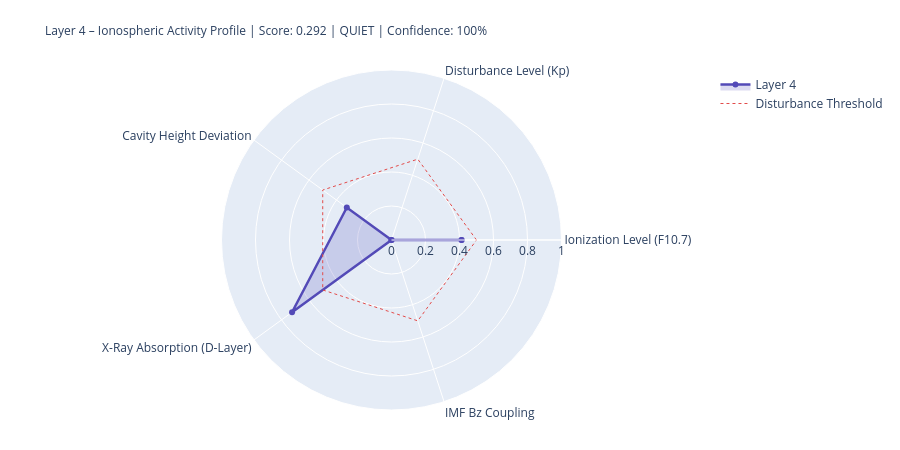

Source (notebook cell):
### Markdown cell above
---
## 4. State Assessment & Handoff to Layer 5

### Code cell
# ============================================================
# LAYER-4-SCORE
# ============================================================

COMPONENTS = {
    'Ionization Level (F10.7)':    {'score': ioniz,       'source': 'primary' if f107_now else 'from_layer0', 'dynamic': True},
    'Disturbance Level (Kp)':          {'score': disturb,     'source': 'primary' if kp_now   else 'from_layer0', 'dynamic': True},
    'Cavity Height Deviation':    {'score': h_dev,       'source': 'derived',                                'dynamic': True},
    'X-Ray Absorption (D-Layer)':{'score': xray_ioniz,  'source': 'primary' if xray_now else 'missing',     'dynamic': True},
    'IMF Bz Coupling':             {'score': bz_coupling, 'source': 'primary' if bz_now   else 'from_layer0', 'dynamic': True},
}

available    = {k: v['score'] for k, v in COMPONENTS.items() if v['score'] is not None}
unavailable  = [k for k, v in COMPONENTS.items() if v['score'] is None]
layer4_score = round(sum(available.values()) / len(available), 4) if available else None
confidence   = round(len(available) / len(COMPONENTS), 2)
level = ('unknown' if layer4_score is None
         else 'quiet'   if layer4_score < 0.3
         else 'moderate' if layer4_score < 0.6
         else 'active')
dominant_l4 = max(available, key=available.get) if available else 'none'

# Resonance delta for Schumann SR-1
sr1_ref = schumann_freq(1, 80.0)
sr1_now = schumann_freq(1, h_eff)
sr1_delta_mhz = (sr1_now - sr1_ref) * 1000

# Propagation conditions
prop_cond = ('disturbed'   if kp_val > 4
             else 'unsettled' if kp_val > 2
             else 'normal')
if xray_class in ['X', 'M']:
    prop_cond = 'Radio-Blackout moeglich'

W = 68
print('=' * W)
print('LAYER 4 – IONOSPHERE – STATE ASSESSMENT')
print('=' * W)
for name, comp in COMPONENTS.items():
    s = comp['score']
    if s is not None:
        bar = '█' * int(s * 20) + '░' * (20 - int(s * 20))
        print(f'  {name:<36} {bar}  {s:.3f}  [{comp["source"]}]')
    else:
        print(f'  {name:<36} {"─" * 20}  n/a   [missing]')
print('-' * W)
print(f'  Score:          {layer4_score:.3f}  ({len(available)}/{len(COMPONENTS)} components)')
print(f'  Confidence:     {confidence:.0%}')
print(f'  Level:          {level.upper()}')
print(f'  Dominant:       {dominant_l4}')
print(f'  Cavity height:  {h_eff:.1f} km  (Ref: 80.0 km)')
print(f'  SR-1:           {sr1_now:.3f} Hz  (Δ {sr1_delta_mhz:+.1f} mHz vs. ref)')
print(f'  Propagation:    {prop_cond}')
print(f'  X-Ray:          {xray_class}-class  ({xray_now:.2e} W/m²)' if xray_now else '  X-Ray:          n/a')
print('=' * W)

# Radar
cats   = list(available.keys())
vals_r = list(available.values())
if len(cats) >= 3:
    fig = go.Figure()
    fig.add_trace(go.Scatterpolar(
        r=vals_r + [vals_r[0]], theta=cats + [cats[0]],
        fill='toself', fillcolor='rgba(83,74,183,0.20)',
        line=dict(color='#534AB7', width=2.5), name='Layer 4'
    ))
    fig.add_trace(go.Scatterpolar(
        r=[0.5] * (len(cats)+1), theta=cats + [cats[0]],
        line=dict(color='#E24B4A', dash='dot', width=1),
        mode='lines', name='Disturbance Threshold'
    ))
    fig.update_layout(
        title=dict(
            text=f'Layer 4 – Ionospheric Activity Profile | Score: {layer4_score:.3f} | {level.upper()} | Confidence: {confidence:.0%}',
            font=dict(size=12)
        ),
        polar=dict(radialaxis=dict(visible=True, range=[0, 1])),
        height=450, showlegend=True,
        margin=dict(l=80, r=80, t=70, b=40)
    )
    fig.show()

### Figure 1 — Plotly figure (JSON) as saved in the notebook; plotly's stock layout.template omitted (floating-point values rounded to 4 significant figures)
{"data": [{"fill": "toself", "fillcolor": "rgba(83,74,183,0.20)", "line": {"color": "#534AB7", "width": 2.5}, "name": "Layer 4", "r": [0.412, 0.0, 0.325, 0.723, 0.0, 0.412], "theta": ["Ionization Level (F10.7)", "Disturbance Level (Kp)", "Cavity Height Deviation", "X-Ray Absorption (D-Layer)", "IMF Bz Coupling", "Ionization Level (F10.7)"], "type": "scatterpolar"}, {"line": {"color": "#E24B4A", "dash": "dot", "width": 1}, "mode": "lines", "name": "Disturbance Threshold", "r": [0.5, 0.5, 0.5, 0.5, 0.5, 0.5], "theta": ["Ionization Level (F10.7)", "Disturbance Level (Kp)", "Cavity Height Deviation", "X-Ray Absorption (D-Layer)", "IMF Bz Coupling", "Ionization Level (F10.7)"], "type": "scatterpolar"}], "layout": {"height": 450, "margin": {"b": 40, "l": 80, "r": 80, "t": 70}, "polar": {"radialaxis": {"range": [0, 1], "visible": true}}, "showlegend": true, "title": {"font": {"size": 12}, "text": "Layer 4 – Ionospheric Activity Profile | Score: 0.292 | QUIET | Confidence: 100%"}}}
